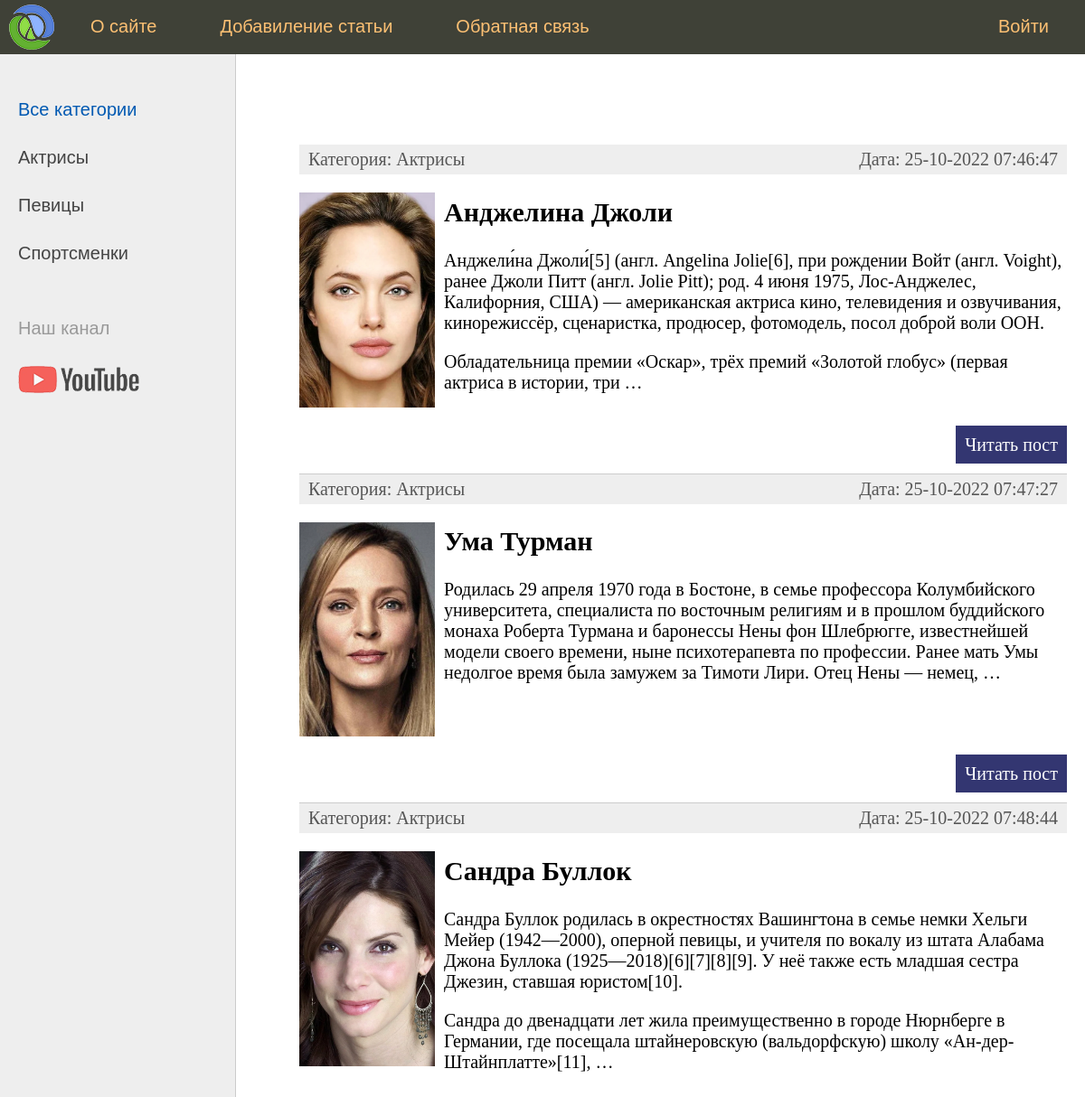
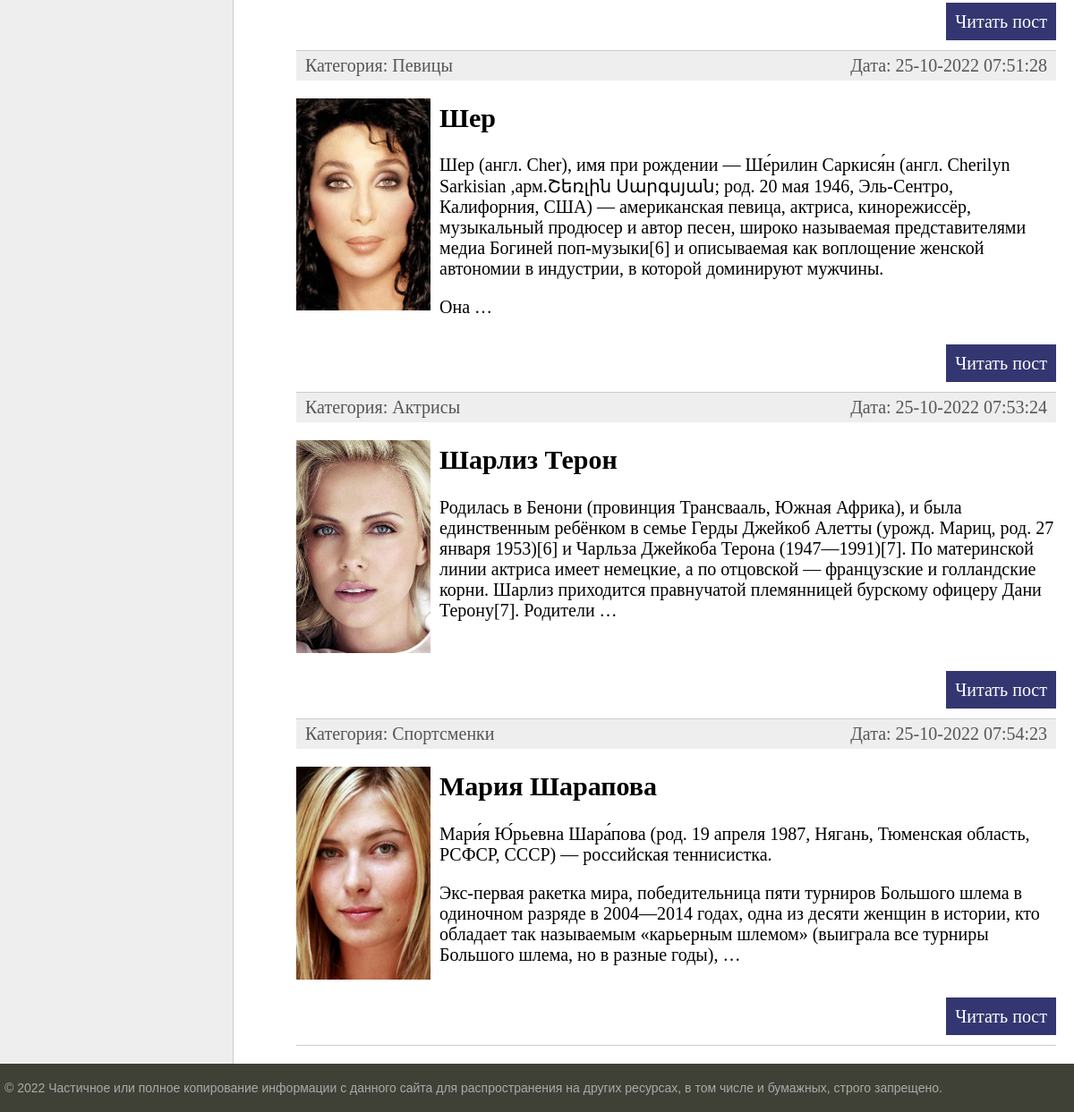
The page / on the database its author committed (2 pictures, top to bottom).
### women/models.py (models this page shows, shortened)
class Category(models.Model):
    name = models.CharField(max_length=100, db_index=True, verbose_name='Категория')
    slug = models.SlugField(max_length=255, unique=True, db_index=True, verbose_name="URL")
    def __str__(self):
        return self.name
    def get_absolute_url(self):
        return reverse('category', kwargs={'cat_id': self.pk})
    class Meta:
        verbose_name = 'Категория'
        verbose_name_plural = 'Категории'
        ordering = ['id']

class Women(models.Model):
    title = models.CharField(max_length=255, verbose_name='Заголовок')
    slug = models.SlugField(max_length=255, unique=True, db_index=True, verbose_name="URL")
    content = models.TextField(blank=True, verbose_name='Контент')
    photo = models.ImageField(upload_to='photos/%Y/%m/%d/', verbose_name='Фото')
    time_create = models.DateTimeField(auto_now_add=True, verbose_name='Дата создания')
    time_update = models.DateTimeField(auto_now=True, verbose_name='Дата обновления')
    is_published = models.BooleanField(default=True, verbose_name='Публикация')
    cat = models.ForeignKey('Category', on_delete=models.PROTECT, verbose_name='Категория')
    def get_absolute_url(self):
        return reverse('post', kwargs={'post_slug': self.slug})
    class Meta:
        verbose_name = 'Известные женщины'
        verbose_name_plural = 'Известные женщины'
        ordering = ['time_create', 'title']

### women/views.py (the view)
# urls.py: path('', index, name='home'),
def index(request):
    posts = Women.objects.all()
    context = {
        'posts': posts,
        'menu': menu,
        'title': "Главная страница",
        'cat_selected': 0,
    }
    return render(request, 'women/index.html', context=context)

### women/templatetags/women_tags.py (called while the page is built)
@register.inclusion_tag('women/list_categories.html')
def show_categories(sort=None, cat_selected=0):
    if not sort:
        cats = Category.objects.all()
    else:
        cats = Category.objects.order_by(sort)
    return {'cats': cats, 'cat_selected': cat_selected}

### women/templates/women/index.html (shortened to what this page needs)
{% extends 'women/base.html' %}
{% block content %}
<ul class="list-articles">
	{% for p in posts %}
			<li><div class="article-panel">
				<p class="first">Категория: {{p.cat}}</p>
				<p class="last">Дата: {{p.time_update|date:"d-m-Y H:i:s"}}</p>
			</div>
{% if p.photo %}
			<p><img class="img-article-left thumb" src="{{p.photo.url}}"></p>
{% endif %}
				<h2>{{p.title}}</h2>
	{% autoescape on %}
	{{p.content|linebreaks|truncatewords:50}}
	{% endautoescape %}
			<p class="link-read-post"><a href="{{ p.get_absolute_url }}">Читать пост</a></p>
			</li>
	{% endfor %}
</ul>
{% endblock %}

### women/templates/women/base.html (shortened to what this page needs)
{% load static %}
{% load women_tags %}
<!DOCTYPE html>
<html>
<head>
	<link type="text/css" href="{% static 'women/css/styles.css' %}" rel="stylesheet" />
</head>
<body>
<table class="table-page" border=0 cellpadding="0" cellspacing="0">
<tr><td valign=top>
{% block mainmenu %}
		<div class="header">
			<ul id="mainmenu" class="mainmenu">
			<li class="logo"><a href="{% url 'home' %}"><div class="logo"></div></a></li>
{% for m in menu %}
	{% if not forloop.last %}
			<li><a href="{% url m.url_name %}">{{m.title}}</a></li>
	{% else %}
			<li class="last"><a href="{% url m.url_name %}">{{m.title}}</a></li>
	{% endif %}
{% endfor %}
			</ul>
		</div>
{% endblock mainmenu %}
<table class="table-content" border=0 cellpadding="0" cellspacing="0">
<tr>
	<td valign="top" class="left-chapters">
	<ul id="leftchapters">
{% if cat_selected == 0 %}
		<li class="selected">Все категории</li>
{% else %}
		<li><a href="{% url 'home' %}">Все категории</a></li>
{% endif %}
{% show_categories cat_selected=cat_selected %}
		<li class="share">
		<p>Наш канал</p>
		<a class="share-yt" href="https://www.youtube.com/channel/UClJzWfGWuGJL2t-3dYKcHTA/playlists" target="_blank" rel="nofollow"></a>
		</li>
	</ul>
</td>
<td valign="top" class="content">
	<div class="content-text">
{% block content %}
{% endblock %}
	</div>
</td></tr></table>
</td></tr>
<tr><td valign=top>
	<div id="footer">
		<p>&copy; 2022 Частичное или полное копирование информации с данного сайта для распространения на других ресурсах, в том числе и бумажных, строго запрещено.</p>
	</div>
</td></tr></table>
</body>
</html>

### women/templates/women/list_categories.html
{% for c in cats %}
	{% if c.pk == cat_selected %}
		<li class="selected">{{c.name}}</li>
	{% else %}
		<li><a href="{{ c.get_absolute_url }}">{{c.name}}</a></li>
	{% endif %}
{% endfor %}

### women/static/women/css/styles.css (style rules this page uses)
html, body { font-family: 'Arial'; margin: 0; padding: 0; height: 100%; width: 100%; color: #444; }
a { color: #0059b2; text-decoration: none; }
img { max-width: 600px; height: auto; }
img.img-article-left { max-width: 300px; height: auto; float: left; padding: 0 10px 10px 0; }
img.img-article-left.thumb { max-width: 150px; height: auto; }
p.link-read-post { text-align: right; }
p.link-read-post a { padding: 10px; min-width: 100px; background: #333671; color: #fff; text-decoration: none; }
div.article-panel { background: #eee; padding: 5px 10px 5px 10px; box-sizing: border-box; overflow: hidden; color: #555; }
div.article-panel p.first { margin: 0; float: left; }
div.article-panel p.last { margin: 0; float: right; }
ul.list-articles { list-style: none; margin: 0; padding: 0; }
ul.list-articles li { border-bottom: 1px solid #ccc; }
.table-page { width: 100%; height: 100%; vertical-align: top; }
.table-page tr { height: 100%; }
.header { background: #3F4137; height: 60px; }
.logo { background: url('../images/logo.png') no-repeat 10px 5px; width: 70px; height: 60px; }
ul.mainmenu { list-style: none; margin: 0; padding: 0; height: 60px; color: #fdc073; font-size: 20px; overflow: hidden; }
ul.mainmenu li { float: left; margin: 18px 40px 0 30px; }
ul.mainmenu li.logo { margin: 0; }
ul.mainmenu li.last { float: right; }
ul.mainmenu li a { color: #fdc073; text-decoration: none; }
.table-content { width: 100%; min-height: 100%; height: 100%; }
.left-chapters { margin: 0; background: #eee; border-right: 1px solid #ccc; min-height: 100%; }
.left-chapters ul { width: 230px; min-height: 100%; margin: 0; padding: 20px 10px 10px 20px; list-style: none; font-size: 20px; }
.left-chapters ul li { margin: 30px 0 0 0; color: #999; }
.left-chapters ul li.selected { color: #0059b2; }
.left-chapters ul li a { color: #444; text-decoration: none; }
.left-chapters ul li.share { margin: 60px 0 0 0; }
.left-chapters ul li.share p { margin: 30px 0 30px 0; }
.left-chapters ul li.share a { display: inline-block; width: 40px; height: 40px; margin: 0 20px 0 0; }
.left-chapters ul li.share a.share-yt { width: 100%; height: 30px; background: url('../images/share_yt.png') no-repeat 0 0 }
.content { padding: 40px 20px 20px 40px; width: 100%; box-sizing: border-box; }
.content-text { margin: 60px 0 0 30px; color: #000; font-size: 20px; font-family: Yandex Sans Display Light; }
#footer { box-sizing: border-box; background: #3F4137; padding: 5px; color: #aaa; font-size: 14px; font-family: Verdana, Geneva, Arial, Helvetica; text-align: left; overflow: hidden; }

### rows shown on the page
Category: name "Актрисы"
Category: name "Певицы"
Category: name "Спортсменки"
Women: cat "Актрисы", time_update "25-10-2022 07:46:47", photo (picture), title "Анджелина Джоли", content "Анджели́на Джоли́[5] (англ. Angelina Jolie[6], при рождении Войт (англ. Voight), ранее Джоли Питт (англ. Jolie Pitt); род. 4 июня 1975, Лос-Анджелес, Калифорния, США) — американская актриса кино, телевидения и озвучивания, кинорежиссёр, сценаристка, продюсер, фотомодель, посол доброй воли ООН. Обладательница премии «Оскар», трёх премий «Золотой глобус» (первая актриса в истории, три …"
Women: cat "Актрисы", time_update "25-10-2022 07:47:27", photo (picture), title "Ума Турман", content "Родилась 29 апреля 1970 года в Бостоне, в семье профессора Колумбийского университета, специалиста по восточным религиям и в прошлом буддийского монаха Роберта Турмана и баронессы Нены фон Шлебрюгге, известнейшей модели своего времени, ныне психотерапевта по профессии. Ранее мать Умы недолгое время была замужем за Тимоти Лири. Отец Нены — немец, …"
Women: cat "Актрисы", time_update "25-10-2022 07:48:44", photo (picture), title "Сандра Буллок", content "Сандра Буллок родилась в окрестностях Вашингтона в семье немки Хельги Мейер (1942—2000), оперной певицы, и учителя по вокалу из штата Алабама Джона Буллока (1925—2018)[6][7][8][9]. У неё также есть младшая сестра Джезин, ставшая юристом[10]. Сандра до двенадцати лет жила преимущественно в городе Нюрнберге в Германии, где посещала штайнеровскую (вальдорфскую) школу «Ан-дер-Штайнплатте»[11], …"
Women: cat "Певицы", time_update "25-10-2022 07:51:28", photo (picture), title "Шер", content "Шер (англ. Cher), имя при рождении — Ше́рилин Саркися́н (англ. Cherilyn Sarkisian ,арм.Շեռլին Սարգսյան; род. 20 мая 1946, Эль-Сентро, Калифорния, США) — американская певица, актриса, кинорежиссёр, музыкальный продюсер и автор песен, широко называемая представителями медиа Богиней поп-музыки[6] и описываемая как воплощение женской автономии в индустрии, в которой доминируют мужчины. Она …"
Women: cat "Актрисы", time_update "25-10-2022 07:53:24", photo (picture), title "Шарлиз Терон", content "Родилась в Бенони (провинция Трансвааль, Южная Африка), и была единственным ребёнком в семье Герды Джейкоб Алетты (урожд. Мариц, род. 27 января 1953)[6] и Чарльза Джейкоба Терона (1947—1991)[7]. По материнской линии актриса имеет немецкие, а по отцовской — французские и голландские корни. Шарлиз приходится правнучатой племянницей бурскому офицеру Дани Терону[7]. Родители …"
Women: cat "Спортсменки", time_update "25-10-2022 07:54:23", photo (picture), title "Мария Шарапова", content "Мари́я Ю́рьевна Шара́пова (род. 19 апреля 1987, Нягань, Тюменская область, РСФСР, СССР) — российская теннисистка. Экс-первая ракетка мира, победительница пяти турниров Большого шлема в одиночном разряде в 2004—2014 годах, одна из десяти женщин в истории, кто обладает так называемым «карьерным шлемом» (выиграла все турниры Большого шлема, но в разные годы), …"

### other values the page prints
{{ m.title }} "О сайте" "Добавиление статьи" "Обратная связь"
{{ m.title }} "Войти"
